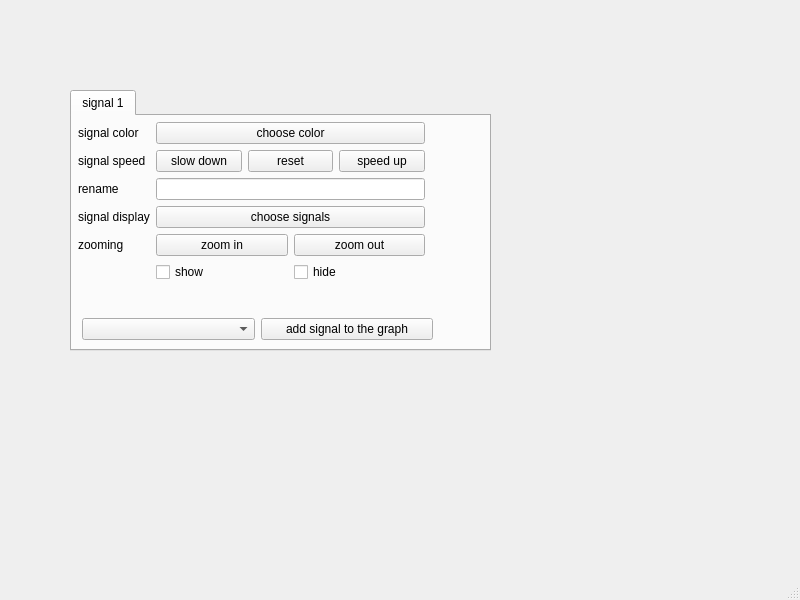
<?xml version="1.0" encoding="UTF-8"?>
<ui version="4.0">
 <class>MainWindow</class>
 <widget class="QMainWindow" name="MainWindow">
  <property name="geometry">
   <rect>
    <x>0</x>
    <y>0</y>
    <width>800</width>
    <height>600</height>
   </rect>
  </property>
  <property name="windowTitle">
   <string>MainWindow</string>
  </property>
  <widget class="QWidget" name="centralwidget">
   <widget class="QTabWidget" name="tabWidget_3">
    <property name="geometry">
     <rect>
      <x>70</x>
      <y>90</y>
      <width>421</width>
      <height>261</height>
     </rect>
    </property>
    <property name="currentIndex">
     <number>0</number>
    </property>
    <widget class="QWidget" name="tab_11">
     <attribute name="title">
      <string>signal 1</string>
     </attribute>
     <widget class="QWidget" name="formLayoutWidget_5">
      <property name="geometry">
       <rect>
        <x>0</x>
        <y>0</y>
        <width>359</width>
        <height>185</height>
       </rect>
      </property>
      <layout class="QFormLayout" name="formLayout_6">
       <property name="leftMargin">
        <number>6</number>
       </property>
       <property name="topMargin">
        <number>6</number>
       </property>
       <property name="rightMargin">
        <number>6</number>
       </property>
       <property name="bottomMargin">
        <number>6</number>
       </property>
       <item row="0" column="0">
        <widget class="QLabel" name="label_41">
         <property name="text">
          <string>signal color</string>
         </property>
        </widget>
       </item>
       <item row="0" column="1">
        <widget class="QPushButton" name="pushButton_31">
         <property name="text">
          <string>choose color</string>
         </property>
        </widget>
       </item>
       <item row="1" column="0">
        <widget class="QLabel" name="label_42">
         <property name="text">
          <string>signal speed</string>
         </property>
        </widget>
       </item>
       <item row="1" column="1">
        <layout class="QHBoxLayout" name="horizontalLayout_12">
         <item>
          <widget class="QPushButton" name="pushButton_32">
           <property name="text">
            <string>slow down</string>
           </property>
          </widget>
         </item>
         <item>
          <widget class="QPushButton" name="pushButton_33">
           <property name="text">
            <string>reset</string>
           </property>
          </widget>
         </item>
         <item>
          <widget class="QPushButton" name="pushButton_34">
           <property name="text">
            <string>speed up</string>
           </property>
          </widget>
         </item>
        </layout>
       </item>
       <item row="2" column="0">
        <widget class="QLabel" name="label_43">
         <property name="text">
          <string>rename</string>
         </property>
        </widget>
       </item>
       <item row="2" column="1">
        <widget class="QLineEdit" name="lineEdit_6">
         <property name="text">
          <string/>
         </property>
        </widget>
       </item>
       <item row="3" column="0">
        <widget class="QLabel" name="label_45">
         <property name="text">
          <string>signal display</string>
         </property>
        </widget>
       </item>
       <item row="3" column="1">
        <widget class="QPushButton" name="pushButton_36">
         <property name="text">
          <string>choose signals</string>
         </property>
        </widget>
       </item>
       <item row="5" column="1">
        <layout class="QHBoxLayout" name="horizontalLayout_11">
         <item>
          <widget class="QCheckBox" name="checkBox_5">
           <property name="text">
            <string>show</string>
           </property>
          </widget>
         </item>
         <item>
          <widget class="QCheckBox" name="checkBox_6">
           <property name="text">
            <string>hide</string>
           </property>
          </widget>
         </item>
        </layout>
       </item>
       <item row="4" column="1">
        <layout class="QHBoxLayout" name="horizontalLayout_6">
         <item>
          <widget class="QPushButton" name="pushButton_7">
           <property name="text">
            <string>zoom in</string>
           </property>
          </widget>
         </item>
         <item>
          <widget class="QPushButton" name="pushButton_6">
           <property name="text">
            <string>zoom out</string>
           </property>
          </widget>
         </item>
        </layout>
       </item>
       <item row="4" column="0">
        <widget class="QLabel" name="label">
         <property name="text">
          <string>zooming</string>
         </property>
        </widget>
       </item>
      </layout>
     </widget>
     <widget class="QWidget" name="layoutWidget">
      <property name="geometry">
       <rect>
        <x>10</x>
        <y>200</y>
        <width>351</width>
        <height>26</height>
       </rect>
      </property>
      <layout class="QHBoxLayout" name="horizontalLayout_2">
       <item>
        <widget class="QComboBox" name="comboBox"/>
       </item>
       <item>
        <widget class="QPushButton" name="pushButton_3">
         <property name="text">
          <string>add signal to the graph</string>
         </property>
        </widget>
       </item>
      </layout>
     </widget>
    </widget>
   </widget>
  </widget>
  <widget class="QMenuBar" name="menubar">
   <property name="geometry">
    <rect>
     <x>0</x>
     <y>0</y>
     <width>800</width>
     <height>26</height>
    </rect>
   </property>
  </widget>
  <widget class="QStatusBar" name="statusbar"/>
 </widget>
 <resources/>
 <connections/>
</ui>
